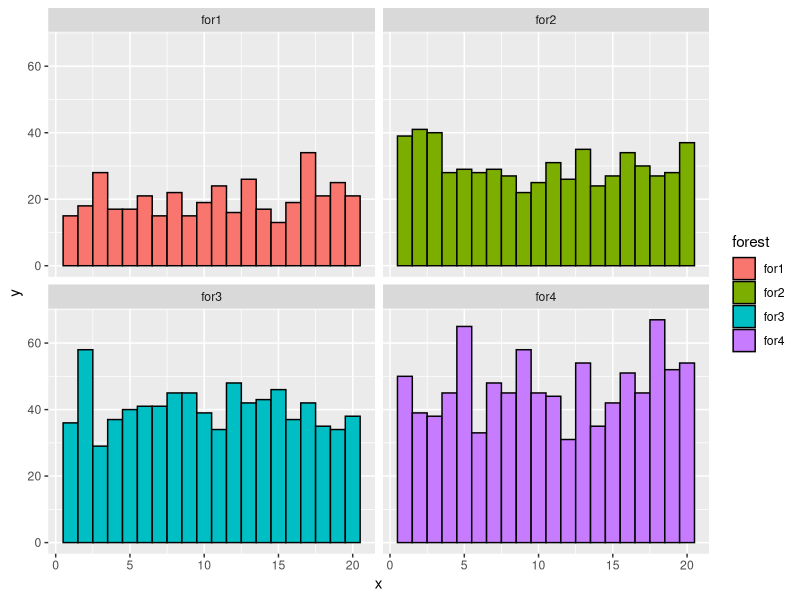
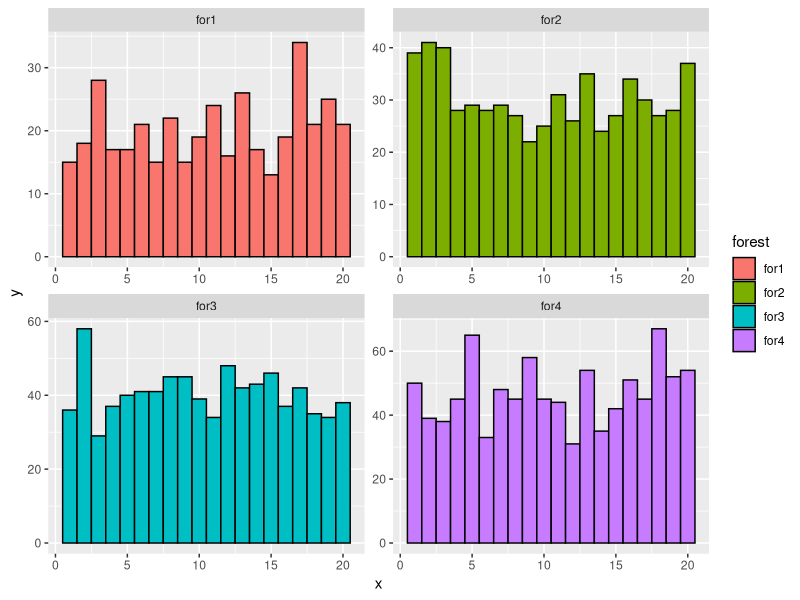
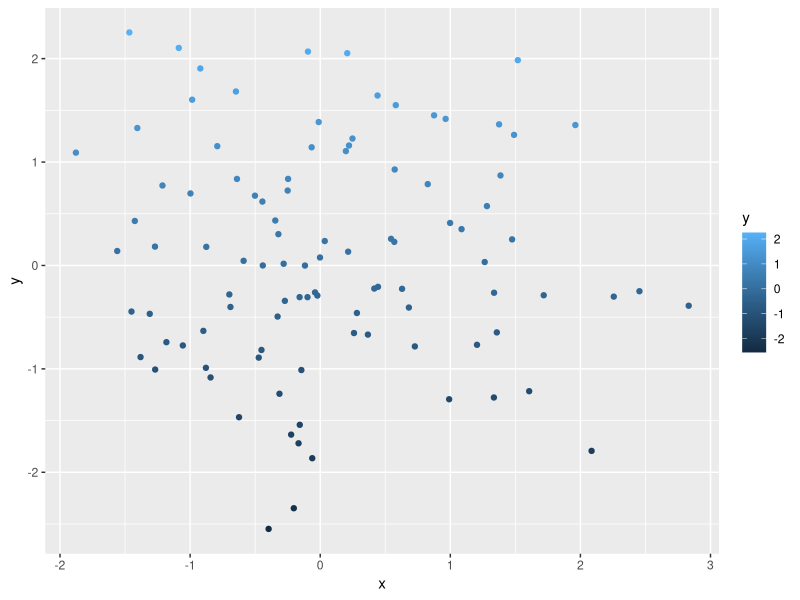
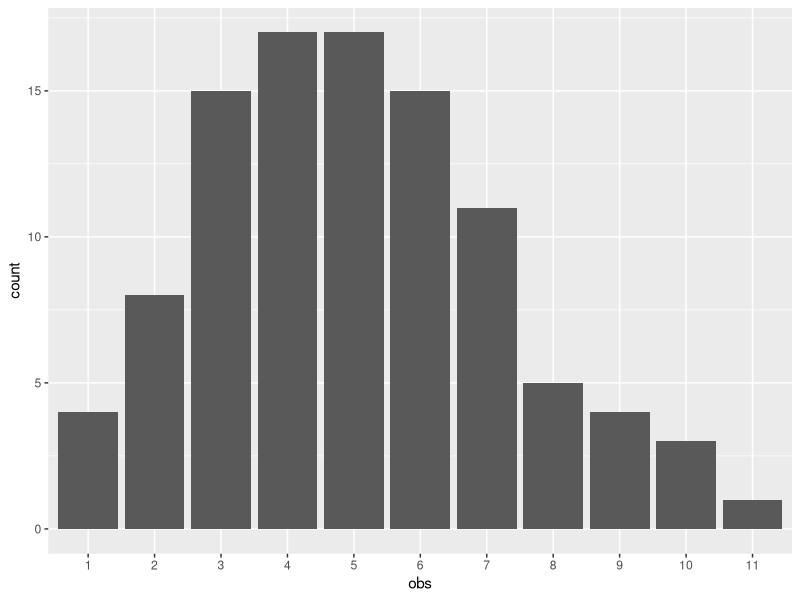
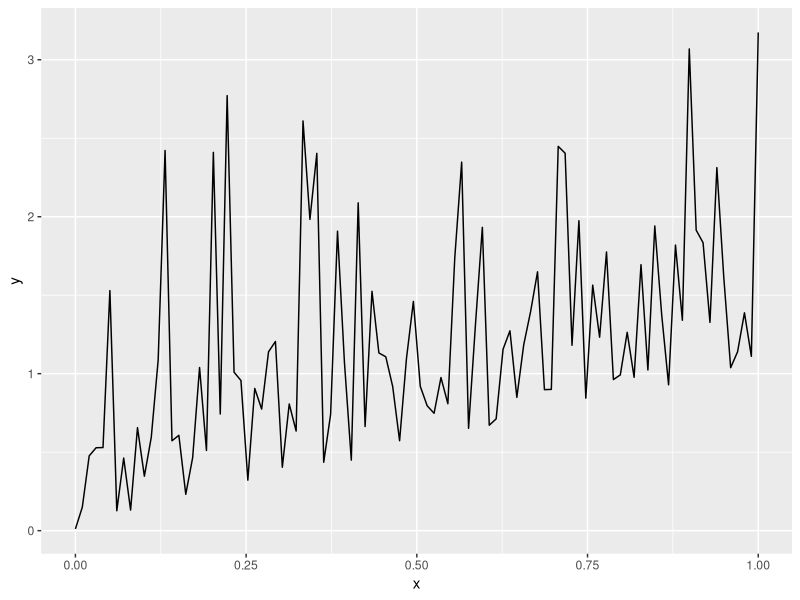
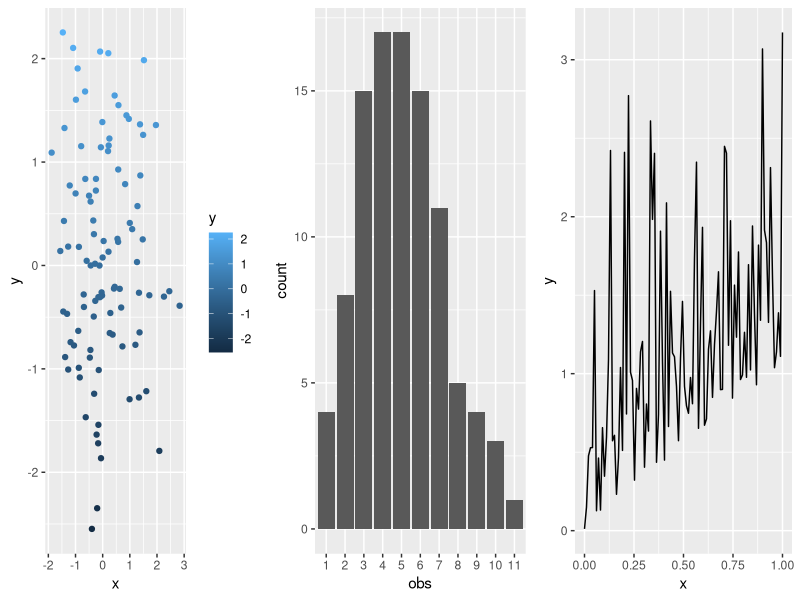

Write the R code that produced these figures, in order.
require(ggplot2)
require(gridExtra)

# Facets from same data set -----------------------------------------------

dat1 = data.frame(
  forest = rep(c("for1", "for2", "for3", "for4"), each = 20),
  x = rep(1:20, 4),
  y = c(
    rpois(n = 20, lambda = 20),
    rpois(n = 20, lambda = 30),
    rpois(n = 20, lambda = 40),
    rpois(n = 20, lambda = 50)))


gg1 = ggplot(data = dat1, aes(x = x, y = y, color = forest))
f1 = facet_wrap(~forest, ncol = 2)
gg1 + f1 + geom_bar(stat = "identity", aes(fill = forest), color = 1, width = 1)

# with different scales in each facet
f2 = facet_wrap (~ forest, ncol = 2, scales = "free")
gg1 + f2 + geom_bar(stat = "identity", aes(fill = forest), color = 1, width = 1)




# facets from different data sets -----------------------------------------

# use grid.arrange() from gridExtra
# https://cran.r-project.org/web/packages/egg/vignettes/Ecosystem.html

d1 = data.frame(x = rnorm(100), y = rnorm(100))
d2 = data.frame(x = 1:100, obs = factor(rpois(100, lambda = 5)))
d3 = data.frame(x = seq(0, 1, length.out = 100), y = rexp(n = 100, 1.5) + seq(0, 1, length.out = 100))

g1 = ggplot(d1, aes(x, y, color = y)) + geom_point(); g1
g2 = ggplot(d2, aes(x = obs)) + geom_bar(stat = "count"); g2
g3 = ggplot(d3, aes(x, y)) + geom_line(); g3

grid.arrange(g1, g2, g3, nrow = 1)

